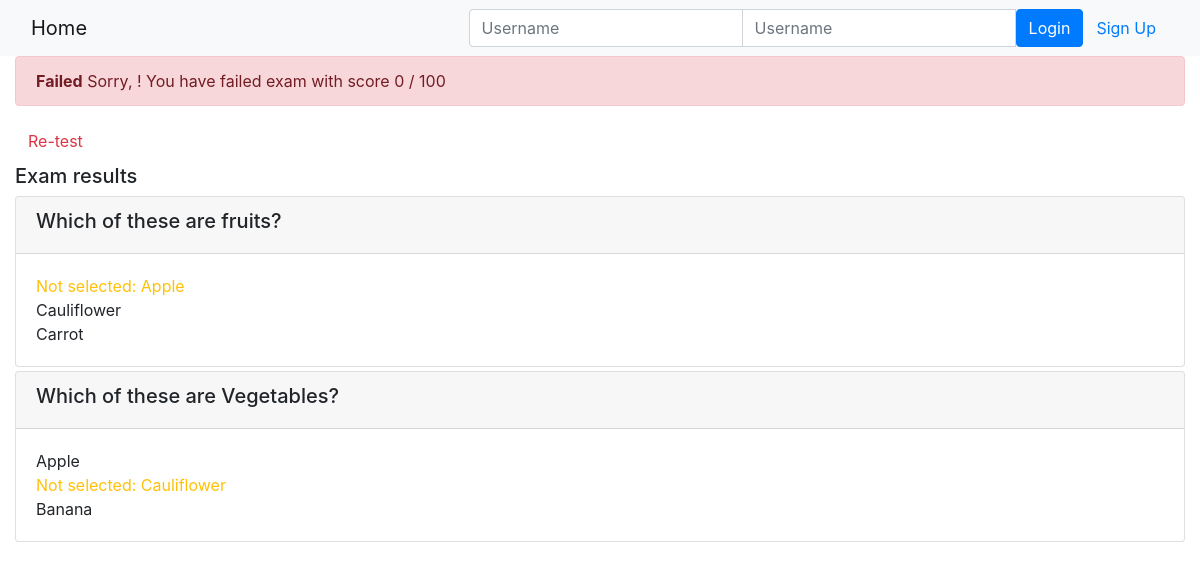
Page /onlinecourse/2/show_exam_result/2 on the committed database.
### onlinecourse/models.py (models this page shows, shortened)
class Question(models.Model):
    course = models.ForeignKey(Course, on_delete=models.CASCADE)
    question_text = models.CharField(null=False, max_length=500)
    grade = models.IntegerField()

class Choice(models.Model):
    question = models.ForeignKey(Question, on_delete=models.CASCADE)
    choice_text = models.CharField(null=False, max_length=500)
    is_correct = models.BooleanField()

### onlinecourse/views.py (the view)
# urls.py: path('<int:course_id>/show_exam_result/<int:submission_id>', views.show_exam_result, name='show_exam_result'),
def show_exam_result(request, course_id, submission_id):
    course = get_object_or_404(Course, pk=course_id)
    submission = get_object_or_404(Submission, pk=submission_id)
    selected_ids = []
    for choice in submission.choices.all():
        selected_ids.append(choice.id)
    total_grade, get_grade = 0, 0
    for question in course.question_set.all():
        total_grade += question.grade
        all_correct = all([(choice.id in selected_ids) == choice.is_correct for choice in question.choice_set.all()])
        if all_correct:
            get_grade += question.grade
    grade = int(100.0 * get_grade / total_grade)
    context = {}
    context['course'] = course
    context['selected_ids'] = selected_ids
    context['grade'] = grade
    return render(request, 'onlinecourse/exam_result_bootstrap.html', context)

### onlinecourse/templates/onlinecourse/exam_result_bootstrap.html (shortened to what this page needs)
<!DOCTYPE html>
<html lang="en">
<head>
    {% load static %}
    <link rel="stylesheet" href="https://maxcdn.bootstrapcdn.com/bootstrap/4.5.2/css/bootstrap.min.css">
</head>
<body>
 <nav class="navbar navbar-light bg-light">
    <div class="container-fluid">
        <div class="navbar-header">
              <a class="navbar-brand" href="{% url 'onlinecourse:index' %}">Home</a>
        </div>
        <ul class="nav navbar-nav navbar-right">
            {% if user.is_authenticated %}
            <li>
                <a class="btn btn-link" href="#">{{ user.first_name }}({{ user.username }})</a>
                <a class="btn btn-link" href="{% url 'onlinecourse:logout' %}">Logout</a>
            </li>
            {% else %}
            <li>
                <form class="form-inline" action="{% url 'onlinecourse:login' %}" method="post">
                    <div class="input-group">
                        <input type="text" class="form-control" placeholder="Username" name="username" >
                        <input type="password" class="form-control" placeholder="Username" name="psw" >
                        <button class="btn btn-primary" type="submit">Login</button>
                        <a class="btn btn-link" href="{% url 'onlinecourse:registration' %}">Sign Up</a>
                    </div>
                </form>
            </li>
            {% endif %}
        </ul>
    </div>
</nav>
<div class="container-fluid">
    {% if grade > 80 %}
    <div class="alert alert-success">
       <b>Congratulations, {{user.usrename}}!</b> You have passed the exam and completed the course with score {{grade}} / 100
    </div>
        {% else %}
        <div class="alert alert-danger">
            <b>Failed</b> Sorry, {{user.username}}! You have failed exam with score {{grade}} / 100
        </div>
        <a class="btn btn-link text-danger" href="{% url 'onlinecourse:course_details' course.id %}">Re-test</a>
        {% endif %}
        <div class="card-columns-vertical mt-1">
        <h5 class="">Exam results</h5>
            {% for question in course.question_set.all %}
            <div class="card mt-1">
                <div class="card-header"><h5>{{question.question_text}}</h5></div>
                <div class="card-body">
                    {% for choice in question.choice_set.all %}
                        {% if choice.is_correct and choice.id in selected_ids %}
                        <div class="text-success">Correct answer: {{ choice.choice_text }}</div>
                        {% elif choice.is_correct %}
                        <div class="text-warning">Not selected: {{ choice.choice_text }}</div>
                        {% elif not choice.is_correct and choice.id in selected_ids %}
                        <div class="text-danger">Incorrect choices: {{ choice.choice_text }}</div>
                        {% else %}
                        <div>{{ choice.choice_text }}</div>
                        {% endif %}
                    {% endfor %}
                </div>
            </div>
            {% endfor %}
        </div>
    </div>
</body>
</html>

### rows in the picture
Question: question_text "Which of these are fruits?"
Choice: choice_text "Apple"
Choice: choice_text "Cauliflower"
Choice: choice_text "Carrot"
Question: question_text "Which of these are Vegetables?"
Choice: choice_text "Apple"
Choice: choice_text "Cauliflower"
Choice: choice_text "Banana"

### other values in the picture
{{ grade }} "0"
